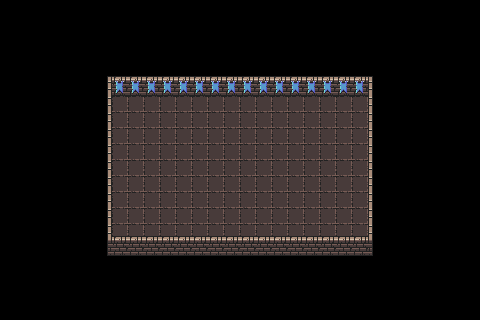

Rendered tile map (Tiled .tmx) drawn with the repository's tilesets; below, a short description and the full map source, tile grids included:
An orthogonal 30x20 tile map with 16x16 px tiles, 2 tile layers (Floor, Walls).

<map version="1.10" tiledversion="1.10.2" orientation="orthogonal" renderorder="right-down" width="30" height="20" tilewidth="16" tileheight="16" infinite="0" nextlayerid="4" nextobjectid="1">
 <tileset firstgid="1" source="../Tilesets/0x72 Tileset.tsx" />
 <layer id="2" name="Floor" width="30" height="20">
  <data encoding="csv">
0,0,0,0,0,0,0,0,0,0,0,0,0,0,0,0,0,0,0,0,0,0,0,0,0,0,0,0,0,0,
0,0,0,0,0,0,0,0,0,0,0,0,0,0,0,0,0,0,0,0,0,0,0,0,0,0,0,0,0,0,
0,0,0,0,0,0,0,0,0,0,0,0,0,0,0,0,0,0,0,0,0,0,0,0,0,0,0,0,0,0,
0,0,0,0,0,0,0,0,0,0,0,0,0,0,0,0,0,0,0,0,0,0,0,0,0,0,0,0,0,0,
0,0,0,0,0,0,0,0,0,0,0,0,0,0,0,0,0,0,0,0,0,0,0,0,0,0,0,0,0,0,
0,0,0,0,0,0,0,227,227,227,227,227,227,227,227,227,227,227,227,227,227,227,227,227,227,0,0,0,0,0,
0,0,0,0,0,0,0,130,130,130,130,130,130,130,130,130,130,130,130,130,130,130,130,0,0,0,0,0,0,0,
0,0,0,0,0,0,0,130,130,130,130,130,130,130,130,130,130,130,130,130,130,130,130,0,0,0,0,0,0,0,
0,0,0,0,0,0,0,130,130,130,130,130,130,130,130,130,130,130,130,130,130,130,130,0,0,0,0,0,0,0,
0,0,0,0,0,0,0,130,130,130,130,130,130,130,130,130,130,130,130,130,130,130,130,0,0,0,0,0,0,0,
0,0,0,0,0,0,0,130,130,130,130,130,130,130,130,130,130,130,130,130,130,130,130,0,0,0,0,0,0,0,
0,0,0,0,0,0,0,130,130,130,130,130,130,130,130,130,130,130,130,130,130,130,130,0,0,0,0,0,0,0,
0,0,0,0,0,0,0,130,130,130,130,130,130,130,130,130,130,130,130,130,130,130,130,0,0,0,0,0,0,0,
0,0,0,0,0,0,0,130,130,130,130,130,130,130,130,130,130,130,130,130,130,130,130,0,0,0,0,0,0,0,
0,0,0,0,0,0,0,130,130,130,130,130,130,130,130,130,130,130,130,130,130,130,130,0,0,0,0,0,0,0,
0,0,0,0,0,0,0,0,0,0,0,0,0,0,0,0,0,0,0,0,0,0,0,0,0,0,0,0,0,0,
0,0,0,0,0,0,0,0,0,0,0,0,0,0,0,0,0,0,0,0,0,0,0,0,0,0,0,0,0,0,
0,0,0,0,0,0,0,0,0,0,0,0,0,0,0,0,0,0,0,0,0,0,0,0,0,0,0,0,0,0,
0,0,0,0,0,0,0,0,0,0,0,0,0,0,0,0,0,0,0,0,0,0,0,0,0,0,0,0,0,0,
0,0,0,0,0,0,0,0,0,0,0,0,0,0,0,0,0,0,0,0,0,0,0,0,0,0,0,0,0,0
</data>
 </layer>
 <layer id="3" name="Walls" width="30" height="20">
  <data encoding="csv">
0,0,0,0,0,0,0,0,0,0,0,0,0,0,0,0,0,0,0,0,0,0,0,0,0,0,0,0,0,0,
0,0,0,0,0,0,0,0,0,0,0,0,0,0,0,0,0,0,0,0,0,0,0,0,0,0,0,0,0,0,
0,0,0,0,0,0,0,0,0,0,0,0,0,0,0,0,0,0,0,0,0,0,0,0,0,0,0,0,0,0,
0,0,0,0,0,0,0,0,0,0,0,0,0,0,0,0,0,0,0,0,0,0,0,0,0,0,0,0,0,0,
0,0,0,0,0,0,257,3,3,3,3,3,3,3,3,3,3,3,3,3,3,3,3,258,0,0,0,0,0,0,
0,0,0,0,0,0,289,67,67,67,67,67,67,67,67,67,67,67,67,67,67,67,67,290,0,0,0,0,0,0,
0,0,0,0,0,0,289,0,0,0,0,0,0,0,0,0,0,0,0,0,0,0,0,290,0,0,0,0,0,0,
0,0,0,0,0,0,289,0,0,0,0,0,0,0,0,0,0,0,0,0,0,0,0,290,0,0,0,0,0,0,
0,0,0,0,0,0,289,0,0,0,0,0,0,0,0,0,0,0,0,0,0,0,0,290,0,0,0,0,0,0,
0,0,0,0,0,0,289,0,0,0,0,0,0,0,0,0,0,0,0,0,0,0,0,290,0,0,0,0,0,0,
0,0,0,0,0,0,289,0,0,0,0,0,0,0,0,0,0,0,0,0,0,0,0,290,0,0,0,0,0,0,
0,0,0,0,0,0,289,0,0,0,0,0,0,0,0,0,0,0,0,0,0,0,0,290,0,0,0,0,0,0,
0,0,0,0,0,0,289,0,0,0,0,0,0,0,0,0,0,0,0,0,0,0,0,290,0,0,0,0,0,0,
0,0,0,0,0,0,289,0,0,0,0,0,0,0,0,0,0,0,0,0,0,0,0,290,0,0,0,0,0,0,
0,0,0,0,0,0,289,3,3,3,3,3,3,3,3,3,3,3,3,3,3,3,3,290,0,0,0,0,0,0,
0,0,0,0,0,0,321,35,35,35,35,35,35,35,35,35,35,35,35,35,35,35,35,322,0,0,0,0,0,0,
0,0,0,0,0,0,0,0,0,0,0,0,0,0,0,0,0,0,0,0,0,0,0,0,0,0,0,0,0,0,
0,0,0,0,0,0,0,0,0,0,0,0,0,0,0,0,0,0,0,0,0,0,0,0,0,0,0,0,0,0,
0,0,0,0,0,0,0,0,0,0,0,0,0,0,0,0,0,0,0,0,0,0,0,0,0,0,0,0,0,0,
0,0,0,0,0,0,0,0,0,0,0,0,0,0,0,0,0,0,0,0,0,0,0,0,0,0,0,0,0,0
</data>
 </layer>
</map>